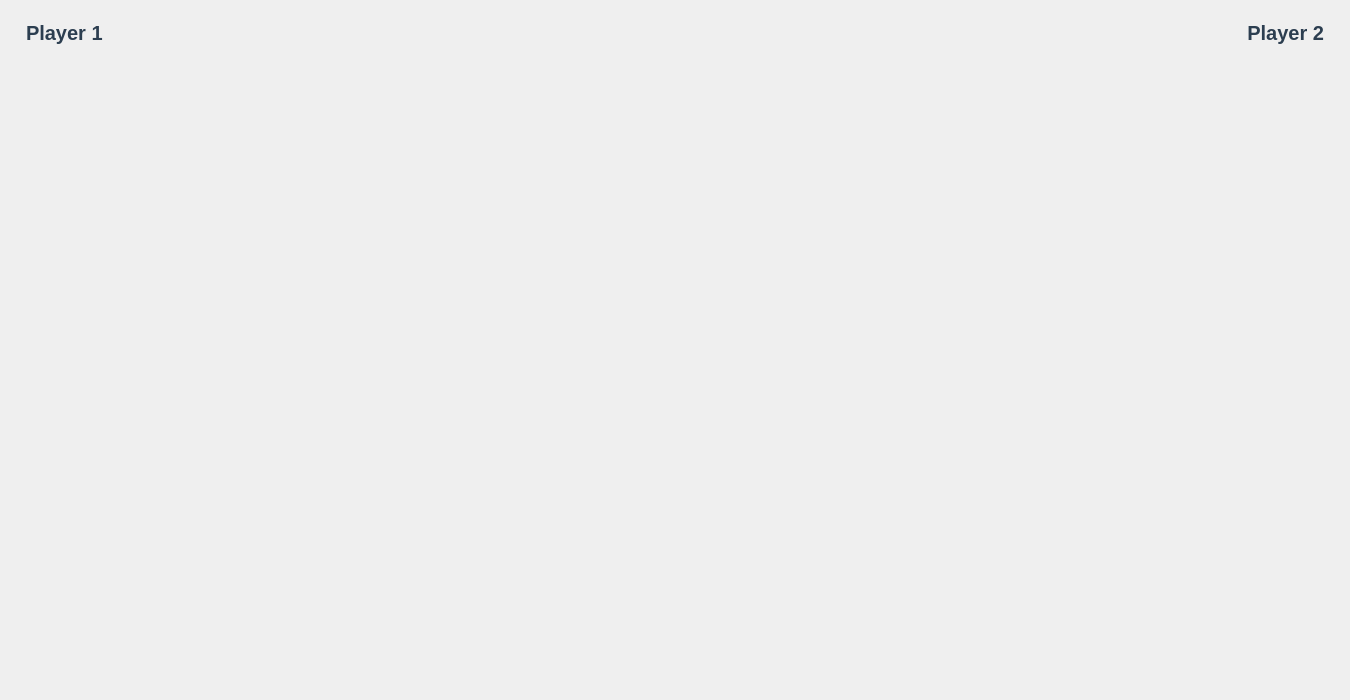
<?xml version="1.0" encoding="UTF-8"?>
<ui version="4.0">
 <class>GamePlayPage</class>
 <widget class="QWidget" name="GamePlayPage">
  <property name="geometry">
   <rect>
    <x>0</x>
    <y>0</y>
    <width>1350</width>
    <height>700</height>
   </rect>
  </property>
  <property name="windowTitle">
   <string>Tactical Monsters - Gameplay</string>
  </property>
  <layout class="QVBoxLayout" name="verticalLayout" stretch="0,1">
   <item>
    <layout class="QHBoxLayout" name="horizontalLayoutTop">
     <item>
      <widget class="QLabel" name="labelPlayer1">
       <property name="text">
        <string>Player 1</string>
       </property>
       <property name="styleSheet">
        <string notr="true">font-size: 20px; font-weight: bold; color: #2c3e50; padding: 10px;</string>
       </property>
      </widget>
     </item>
     <item>
      <spacer name="horizontalSpacer">
       <property name="orientation">
        <enum>Qt::Horizontal</enum>
       </property>
       <property name="sizeHint" stdset="0">
        <size>
         <width>1000</width>
         <height>20</height>
        </size>
       </property>
      </spacer>
     </item>
     <item>
      <widget class="QLabel" name="labelPlayer2">
       <property name="text">
        <string>Player 2</string>
       </property>
       <property name="alignment">
        <set>Qt::AlignRight|Qt::AlignTrailing|Qt::AlignVCenter</set>
       </property>
       <property name="styleSheet">
        <string notr="true">font-size: 20px; font-weight: bold; color: #2c3e50; padding: 10px;</string>
       </property>
      </widget>
     </item>
    </layout>
   </item>
   <item>
    <spacer name="verticalSpacer">
     <property name="orientation">
      <enum>Qt::Vertical</enum>
     </property>
     <property name="sizeType">
      <enum>QSizePolicy::Expanding</enum>
     </property>
     <property name="sizeHint" stdset="0">
      <size>
       <width>20</width>
       <height>500</height>
      </size>
     </property>
    </spacer>
   </item>
  </layout>
 </widget>
 <resources/>
 <connections/>
</ui>
